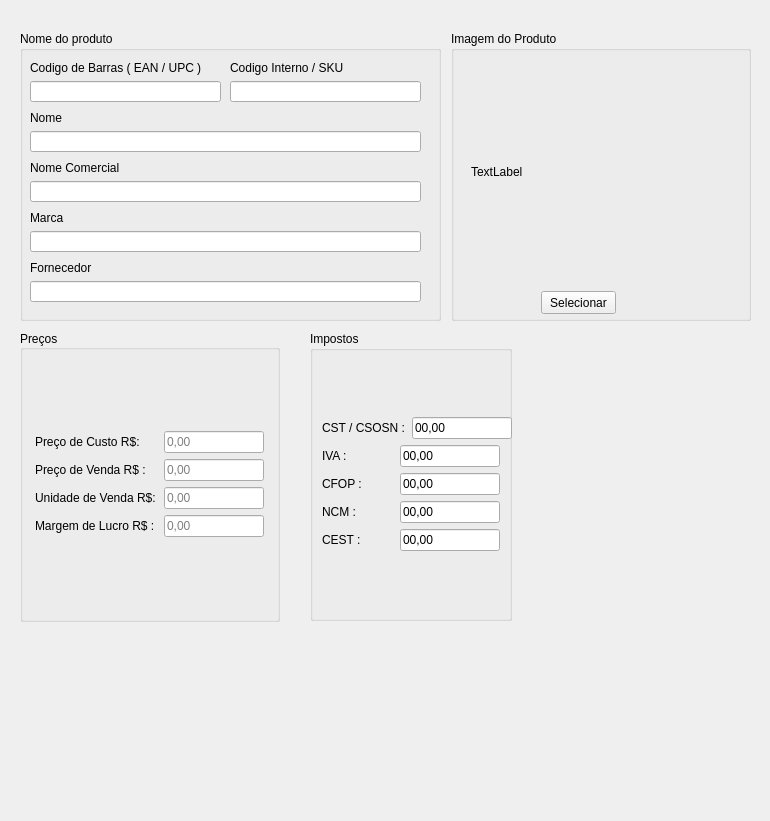
<?xml version="1.0" encoding="UTF-8"?>
<ui version="4.0">
 <class>Form</class>
 <widget class="QWidget" name="Form">
  <property name="geometry">
   <rect>
    <x>0</x>
    <y>0</y>
    <width>770</width>
    <height>821</height>
   </rect>
  </property>
  <property name="windowTitle">
   <string>Form</string>
  </property>
  <widget class="QWidget" name="verticalLayoutWidget_16">
   <property name="geometry">
    <rect>
     <x>20</x>
     <y>330</y>
     <width>271</width>
     <height>292</height>
    </rect>
   </property>
   <layout class="QVBoxLayout" name="verticalLayout_7">
    <item>
     <widget class="QGroupBox" name="Precos">
      <property name="minimumSize">
       <size>
        <width>0</width>
        <height>0</height>
       </size>
      </property>
      <property name="maximumSize">
       <size>
        <width>260</width>
        <height>300</height>
       </size>
      </property>
      <property name="title">
       <string>Preços</string>
      </property>
      <property name="alignment">
       <set>Qt::AlignLeading|Qt::AlignLeft|Qt::AlignVCenter</set>
      </property>
      <layout class="QVBoxLayout" name="verticalLayout_15">
       <item>
        <layout class="QVBoxLayout" name="verticalLayout_12">
         <item>
          <layout class="QHBoxLayout" name="PrecoCusto_3">
           <item>
            <widget class="QLabel" name="labelPrecoCusto_3">
             <property name="minimumSize">
              <size>
               <width>120</width>
               <height>0</height>
              </size>
             </property>
             <property name="maximumSize">
              <size>
               <width>100</width>
               <height>16777215</height>
              </size>
             </property>
             <property name="text">
              <string>Preço de Custo R$:</string>
             </property>
            </widget>
           </item>
           <item>
            <widget class="QLineEdit" name="txtPrecoCusto_3">
             <property name="sizePolicy">
              <sizepolicy hsizetype="Preferred" vsizetype="Fixed">
               <horstretch>0</horstretch>
               <verstretch>0</verstretch>
              </sizepolicy>
             </property>
             <property name="minimumSize">
              <size>
               <width>100</width>
               <height>0</height>
              </size>
             </property>
             <property name="maximumSize">
              <size>
               <width>90</width>
               <height>16777215</height>
              </size>
             </property>
             <property name="placeholderText">
              <string>0,00</string>
             </property>
            </widget>
           </item>
          </layout>
         </item>
         <item>
          <layout class="QHBoxLayout" name="PrecoVenda_3">
           <item>
            <widget class="QLabel" name="labelPrecoVenda_3">
             <property name="minimumSize">
              <size>
               <width>120</width>
               <height>0</height>
              </size>
             </property>
             <property name="maximumSize">
              <size>
               <width>100</width>
               <height>16777215</height>
              </size>
             </property>
             <property name="text">
              <string>Preço de Venda R$ :</string>
             </property>
            </widget>
           </item>
           <item>
            <widget class="QLineEdit" name="txtPrecoVenda_3">
             <property name="sizePolicy">
              <sizepolicy hsizetype="Preferred" vsizetype="Fixed">
               <horstretch>0</horstretch>
               <verstretch>0</verstretch>
              </sizepolicy>
             </property>
             <property name="maximumSize">
              <size>
               <width>100</width>
               <height>16777215</height>
              </size>
             </property>
             <property name="placeholderText">
              <string>0,00</string>
             </property>
            </widget>
           </item>
          </layout>
         </item>
         <item>
          <layout class="QHBoxLayout" name="UnidadeVenda_3">
           <item>
            <widget class="QLabel" name="labelUnidadeVenda_3">
             <property name="minimumSize">
              <size>
               <width>120</width>
               <height>0</height>
              </size>
             </property>
             <property name="maximumSize">
              <size>
               <width>100</width>
               <height>16777215</height>
              </size>
             </property>
             <property name="text">
              <string>Unidade de Venda R$: </string>
             </property>
            </widget>
           </item>
           <item>
            <widget class="QLineEdit" name="txtUnidadeVenda_3">
             <property name="maximumSize">
              <size>
               <width>100</width>
               <height>16777215</height>
              </size>
             </property>
             <property name="text">
              <string/>
             </property>
             <property name="placeholderText">
              <string>0,00</string>
             </property>
            </widget>
           </item>
          </layout>
         </item>
         <item>
          <layout class="QHBoxLayout" name="MargemLucro_3">
           <item>
            <widget class="QLabel" name="labelMargemLucro_3">
             <property name="minimumSize">
              <size>
               <width>120</width>
               <height>0</height>
              </size>
             </property>
             <property name="maximumSize">
              <size>
               <width>100</width>
               <height>16777215</height>
              </size>
             </property>
             <property name="text">
              <string>Margem de Lucro R$ : </string>
             </property>
            </widget>
           </item>
           <item>
            <widget class="QLineEdit" name="txtMargemLucro_3">
             <property name="sizePolicy">
              <sizepolicy hsizetype="Preferred" vsizetype="Fixed">
               <horstretch>0</horstretch>
               <verstretch>0</verstretch>
              </sizepolicy>
             </property>
             <property name="maximumSize">
              <size>
               <width>100</width>
               <height>16777215</height>
              </size>
             </property>
             <property name="placeholderText">
              <string>0,00</string>
             </property>
            </widget>
           </item>
          </layout>
         </item>
        </layout>
       </item>
      </layout>
     </widget>
    </item>
   </layout>
  </widget>
  <widget class="QWidget" name="gridLayoutWidget">
   <property name="geometry">
    <rect>
     <x>20</x>
     <y>30</y>
     <width>421</width>
     <height>292</height>
    </rect>
   </property>
   <layout class="QGridLayout" name="gridLayout">
    <item row="0" column="0">
     <widget class="QGroupBox" name="nomeProduto">
      <property name="minimumSize">
       <size>
        <width>300</width>
        <height>290</height>
       </size>
      </property>
      <property name="maximumSize">
       <size>
        <width>16777215</width>
        <height>290</height>
       </size>
      </property>
      <property name="title">
       <string>Nome do produto</string>
      </property>
      <widget class="QWidget" name="verticalLayoutWidget_10">
       <property name="geometry">
        <rect>
         <x>10</x>
         <y>80</y>
         <width>391</width>
         <height>41</height>
        </rect>
       </property>
       <layout class="QVBoxLayout" name="layout_nome_2">
        <item>
         <widget class="QLabel" name="labelNome_2">
          <property name="text">
           <string>Nome</string>
          </property>
         </widget>
        </item>
        <item>
         <widget class="QLineEdit" name="txtNomeProd_2"/>
        </item>
       </layout>
      </widget>
      <widget class="QWidget" name="verticalLayoutWidget_11">
       <property name="geometry">
        <rect>
         <x>10</x>
         <y>130</y>
         <width>391</width>
         <height>41</height>
        </rect>
       </property>
       <layout class="QVBoxLayout" name="layout_nome_comercial_2">
        <item>
         <widget class="QLabel" name="labelNomeComercial_2">
          <property name="text">
           <string>Nome Comercial</string>
          </property>
         </widget>
        </item>
        <item>
         <widget class="QLineEdit" name="txtNomeComercial_2"/>
        </item>
       </layout>
      </widget>
      <widget class="QWidget" name="verticalLayoutWidget_12">
       <property name="geometry">
        <rect>
         <x>10</x>
         <y>180</y>
         <width>391</width>
         <height>41</height>
        </rect>
       </property>
       <layout class="QVBoxLayout" name="layout_marca_2">
        <item>
         <widget class="QLabel" name="labelMarca_2">
          <property name="text">
           <string>Marca</string>
          </property>
         </widget>
        </item>
        <item>
         <widget class="QLineEdit" name="txtMarca_2"/>
        </item>
       </layout>
      </widget>
      <widget class="QWidget" name="verticalLayoutWidget_13">
       <property name="geometry">
        <rect>
         <x>10</x>
         <y>30</y>
         <width>191</width>
         <height>41</height>
        </rect>
       </property>
       <layout class="QVBoxLayout" name="CodigoSku_2">
        <item>
         <widget class="QLabel" name="labelCodSku_2">
          <property name="text">
           <string>Codigo de Barras ( EAN / UPC )</string>
          </property>
         </widget>
        </item>
        <item>
         <widget class="QLineEdit" name="txtCodSku_2">
          <property name="text">
           <string/>
          </property>
         </widget>
        </item>
       </layout>
      </widget>
      <widget class="QWidget" name="verticalLayoutWidget_14">
       <property name="geometry">
        <rect>
         <x>210</x>
         <y>30</y>
         <width>191</width>
         <height>41</height>
        </rect>
       </property>
       <layout class="QVBoxLayout" name="CodigoDeBarras_2">
        <item>
         <widget class="QLabel" name="labelCodBarras_2">
          <property name="text">
           <string>Codigo Interno / SKU</string>
          </property>
         </widget>
        </item>
        <item>
         <widget class="QLineEdit" name="txtCodBarras_2">
          <property name="text">
           <string/>
          </property>
         </widget>
        </item>
       </layout>
      </widget>
      <widget class="QWidget" name="verticalLayoutWidget_15">
       <property name="geometry">
        <rect>
         <x>10</x>
         <y>230</y>
         <width>391</width>
         <height>41</height>
        </rect>
       </property>
       <layout class="QVBoxLayout" name="layoutForncedor_2">
        <item>
         <widget class="QLabel" name="labelFornecedor_2">
          <property name="text">
           <string>Fornecedor</string>
          </property>
         </widget>
        </item>
        <item>
         <widget class="QLineEdit" name="txtFornecedor_2"/>
        </item>
       </layout>
      </widget>
     </widget>
    </item>
   </layout>
  </widget>
  <widget class="QWidget" name="gridLayoutWidget_2">
   <property name="geometry">
    <rect>
     <x>450</x>
     <y>30</y>
     <width>302</width>
     <height>292</height>
    </rect>
   </property>
   <layout class="QGridLayout" name="gridLayout_2">
    <item row="0" column="0">
     <widget class="QGroupBox" name="GrupoImagem_2">
      <property name="sizePolicy">
       <sizepolicy hsizetype="Fixed" vsizetype="Fixed">
        <horstretch>0</horstretch>
        <verstretch>0</verstretch>
       </sizepolicy>
      </property>
      <property name="minimumSize">
       <size>
        <width>300</width>
        <height>290</height>
       </size>
      </property>
      <property name="maximumSize">
       <size>
        <width>200</width>
        <height>290</height>
       </size>
      </property>
      <property name="title">
       <string>Imagem do Produto</string>
      </property>
      <widget class="QPushButton" name="button_load_image_2">
       <property name="geometry">
        <rect>
         <x>90</x>
         <y>260</y>
         <width>75</width>
         <height>23</height>
        </rect>
       </property>
       <property name="text">
        <string>Selecionar</string>
       </property>
      </widget>
      <widget class="QLabel" name="label">
       <property name="geometry">
        <rect>
         <x>20</x>
         <y>40</y>
         <width>241</width>
         <height>201</height>
        </rect>
       </property>
       <property name="text">
        <string>TextLabel</string>
       </property>
      </widget>
     </widget>
    </item>
   </layout>
  </widget>
  <widget class="QWidget" name="gridLayoutWidget_3">
   <property name="geometry">
    <rect>
     <x>310</x>
     <y>330</y>
     <width>202</width>
     <height>292</height>
    </rect>
   </property>
   <layout class="QGridLayout" name="gridLayout_3">
    <item row="0" column="0">
     <widget class="QGroupBox" name="groupBox_5">
      <property name="minimumSize">
       <size>
        <width>0</width>
        <height>290</height>
       </size>
      </property>
      <property name="maximumSize">
       <size>
        <width>210</width>
        <height>290</height>
       </size>
      </property>
      <property name="title">
       <string>Impostos</string>
      </property>
      <layout class="QVBoxLayout" name="verticalLayout_9">
       <item>
        <layout class="QGridLayout" name="gridLayout_11">
         <item row="3" column="0">
          <layout class="QHBoxLayout" name="horizontalLayout_44">
           <item>
            <widget class="QLabel" name="labelNcm_2">
             <property name="maximumSize">
              <size>
               <width>100</width>
               <height>16777215</height>
              </size>
             </property>
             <property name="text">
              <string>NCM :</string>
             </property>
            </widget>
           </item>
           <item>
            <widget class="QLineEdit" name="txtNcm_2">
             <property name="maximumSize">
              <size>
               <width>100</width>
               <height>16777215</height>
              </size>
             </property>
             <property name="text">
              <string>00,00</string>
             </property>
             <property name="maxLength">
              <number>6</number>
             </property>
             <property name="placeholderText">
              <string>00,00</string>
             </property>
            </widget>
           </item>
          </layout>
         </item>
         <item row="1" column="0">
          <layout class="QHBoxLayout" name="horizontalLayout_50">
           <item>
            <widget class="QLabel" name="labelIva_2">
             <property name="maximumSize">
              <size>
               <width>100</width>
               <height>16777215</height>
              </size>
             </property>
             <property name="text">
              <string>IVA :</string>
             </property>
            </widget>
           </item>
           <item>
            <widget class="QLineEdit" name="txtIva_2">
             <property name="maximumSize">
              <size>
               <width>100</width>
               <height>16777215</height>
              </size>
             </property>
             <property name="text">
              <string>00,00</string>
             </property>
             <property name="maxLength">
              <number>6</number>
             </property>
             <property name="placeholderText">
              <string>00,00</string>
             </property>
            </widget>
           </item>
          </layout>
         </item>
         <item row="4" column="0">
          <layout class="QHBoxLayout" name="horizontalLayout_51">
           <item>
            <widget class="QLabel" name="labelCest_2">
             <property name="maximumSize">
              <size>
               <width>100</width>
               <height>16777215</height>
              </size>
             </property>
             <property name="text">
              <string>CEST :</string>
             </property>
            </widget>
           </item>
           <item>
            <widget class="QLineEdit" name="txtCest_2">
             <property name="maximumSize">
              <size>
               <width>100</width>
               <height>16777215</height>
              </size>
             </property>
             <property name="text">
              <string>00,00</string>
             </property>
             <property name="maxLength">
              <number>6</number>
             </property>
             <property name="placeholderText">
              <string>00,00</string>
             </property>
            </widget>
           </item>
          </layout>
         </item>
         <item row="2" column="0">
          <layout class="QHBoxLayout" name="horizontalLayout_52">
           <item>
            <widget class="QLabel" name="labelCfop_2">
             <property name="maximumSize">
              <size>
               <width>100</width>
               <height>16777215</height>
              </size>
             </property>
             <property name="text">
              <string>CFOP :</string>
             </property>
            </widget>
           </item>
           <item>
            <widget class="QLineEdit" name="txtCfop_2">
             <property name="maximumSize">
              <size>
               <width>100</width>
               <height>16777215</height>
              </size>
             </property>
             <property name="text">
              <string>00,00</string>
             </property>
             <property name="maxLength">
              <number>6</number>
             </property>
             <property name="placeholderText">
              <string>00,00</string>
             </property>
            </widget>
           </item>
          </layout>
         </item>
         <item row="0" column="0">
          <layout class="QHBoxLayout" name="horizontalLayout_53">
           <item>
            <widget class="QLabel" name="labelCst_2">
             <property name="sizePolicy">
              <sizepolicy hsizetype="Preferred" vsizetype="Preferred">
               <horstretch>0</horstretch>
               <verstretch>0</verstretch>
              </sizepolicy>
             </property>
             <property name="maximumSize">
              <size>
               <width>90</width>
               <height>16777215</height>
              </size>
             </property>
             <property name="text">
              <string>CST / CSOSN :</string>
             </property>
            </widget>
           </item>
           <item>
            <widget class="QLineEdit" name="txtCst_2">
             <property name="sizePolicy">
              <sizepolicy hsizetype="Preferred" vsizetype="Fixed">
               <horstretch>0</horstretch>
               <verstretch>0</verstretch>
              </sizepolicy>
             </property>
             <property name="minimumSize">
              <size>
               <width>100</width>
               <height>0</height>
              </size>
             </property>
             <property name="maximumSize">
              <size>
               <width>110</width>
               <height>16777215</height>
              </size>
             </property>
             <property name="layoutDirection">
              <enum>Qt::LeftToRight</enum>
             </property>
             <property name="text">
              <string>00,00</string>
             </property>
             <property name="maxLength">
              <number>6</number>
             </property>
             <property name="placeholderText">
              <string>00,00</string>
             </property>
            </widget>
           </item>
          </layout>
         </item>
        </layout>
       </item>
      </layout>
     </widget>
    </item>
   </layout>
  </widget>
 </widget>
 <resources/>
 <connections/>
</ui>
